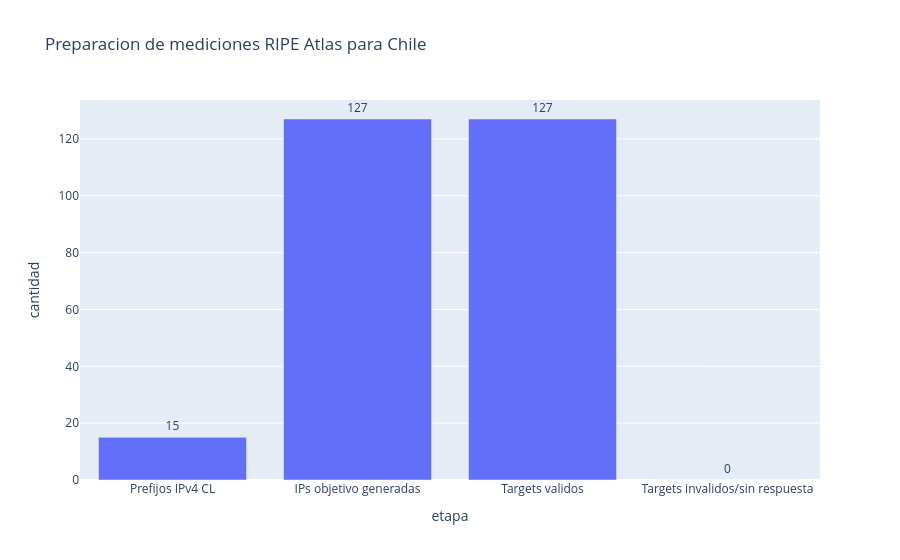

Notebook source saved alongside this figure:
### Markdown cell above
### 1) Grafico: Preparacion de mediciones RIPE Atlas para Chile

### Code cell
# Intento de lectura de delegated-lacnic-latest (si existe). Si no, se usa proxy reproducible.
lacnic_file_candidates = [
    Path('../data/raw/delegated-lacnic-latest'),
    Path('data/raw/delegated-lacnic-latest'),
    Path('../delegated-lacnic-latest'),
    Path('delegated-lacnic-latest'),
]

lacnic_file = None
for p in lacnic_file_candidates:
    if p.exists():
        lacnic_file = p
        break

prefijos_ipv4_cl = None
if lacnic_file is not None:
    count = 0
    with lacnic_file.open('r', encoding='utf-8', errors='ignore') as f:
        for line in f:
            if line.startswith('#'):
                continue
            parts = line.strip().split('|')
            if len(parts) >= 5 and parts[1] == 'CL' and parts[2] == 'ipv4':
                count += 1
    prefijos_ipv4_cl = count

# Proxy si no hay delegado crudo disponible
if prefijos_ipv4_cl is None:
    prefijos_ipv4_cl = int((merged_nodes['name'].str.contains(r'\bchile\b', case=False, regex=True) & (merged_nodes.get('info_prefixes4', 0).fillna(0) > 0)).sum())

ips_objetivo_generadas = int(len(ripe_nodes))
targets_validos = int((ripe_nodes['path_occurrences'] > 0).sum())
targets_invalidos = int(max(ips_objetivo_generadas - targets_validos, 0))

prep_df = pd.DataFrame({
    'etapa': ['Prefijos IPv4 CL', 'IPs objetivo generadas', 'Targets validos', 'Targets invalidos/sin respuesta'],
    'cantidad': [prefijos_ipv4_cl, ips_objetivo_generadas, targets_validos, targets_invalidos],
})

fig_prep = px.bar(prep_df, x='etapa', y='cantidad', text='cantidad', title='Preparacion de mediciones RIPE Atlas para Chile')
fig_prep.update_traces(textposition='outside')
fig_prep.show()

if lacnic_file is None:
    display(Markdown('**Nota:** `delegated-lacnic-latest` no esta presente en el repo. Se uso proxy reproducible para `Prefijos IPv4 CL`.'))

### Figure 1 — Plotly figure (JSON) as saved in the notebook; plotly's stock layout.template omitted (floating-point values rounded to 4 significant figures)
{"data": [{"hovertemplate": "etapa=%{x}<br>cantidad=%{text}<extra></extra>", "legendgroup": "", "marker": {"color": "#636efa", "pattern": {"shape": ""}}, "name": "", "orientation": "v", "showlegend": false, "text": [15.0, 127.0, 127.0, 0.0], "textposition": "outside", "type": "bar", "x": ["Prefijos IPv4 CL", "IPs objetivo generadas", "Targets validos", "Targets invalidos/sin respuesta"], "xaxis": "x", "y": [15, 127, 127, 0], "yaxis": "y"}], "layout": {"barmode": "relative", "legend": {"tracegroupgap": 0}, "title": {"text": "Preparacion de mediciones RIPE Atlas para Chile"}, "xaxis": {"anchor": "y", "domain": [0, 1], "title": {"text": "etapa"}}, "yaxis": {"anchor": "x", "domain": [0, 1], "title": {"text": "cantidad"}}}}
